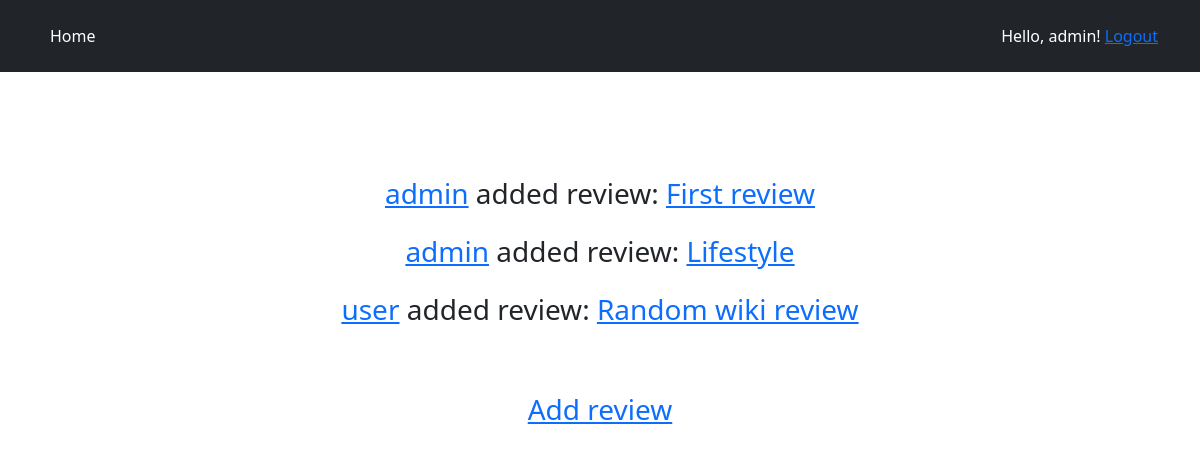
The app's page / (signed in) with its own data.
### main/models.py (models this page shows, shortened)
class Review(models.Model):
    genre = models.ForeignKey(Genre, on_delete=models.SET_NULL, null=True)
    author = models.ForeignKey(User, on_delete=models.CASCADE, related_name='author')
    fans = models.ManyToManyField(User, related_name='fans')
    text = models.TextField(max_length=1000)
    title = models.CharField(max_length=25)
    create_date = models.DateTimeField(default=datetime.now)
    slug = models.SlugField(max_length=25, unique=True)

### main/views.py (the view)
# urls.py: path('', views.home_page, name='home'),
@login_required(login_url='login')
def home_page(request):
    reviews = Review.objects.all()
    context = {'reviews': reviews}
    return render(request, 'main/index.html', context)

### main/templates/main/index.html (shortened to what this page needs)
{% extends 'main/base.html' %}
{% block header-right %}
    <span>Hello, {{request.user}}! </span>
    <span><a href="{% url 'logout' %}">Logout</a></span>
{% endblock %}
{% block content %}
    <div style="margin-top: 100px; font-size: 28px; text-align: center;">
        {% for review in reviews %}
            <p><a href="/{{review.author.id}}/">{{review.author}}</a> added review: <a href="/{{ review.slug }}/">{{review.title}}</a></p>
        {% endfor %}
        <br>
        <a href="{% url 'create' %}">Add review</a>
    </div>
{% endblock %}

### main/templates/main/base.html (shortened to what this page needs)
<!DOCTYPE html>
<html lang="en">
<head>
    <link rel="stylesheet" href="https://cdn.jsdelivr.net/npm/bootstrap@5.0.1/dist/css/bootstrap.min.css">
</head>
<body>
    <header class="p-3 bg-dark text-white">
      <div class="container">
        <div class="d-flex flex-wrap align-items-center justify-content-center justify-content-lg-start">
          <ul class="nav col-12 col-lg-auto me-lg-auto mb-2 justify-content-center mb-md-0">
            <li><a href="{% url 'home' %}" class="nav-link px-2 text-white">Home</a></li>
          </ul>
          <div class="text-end">
            {% block header-right %} {% endblock %}
          </div>
        </div>
      </div>
    </header>
    <div class="container">
      {% block content %} {% endblock %}
    </div>
</body>
</html>

### records on screen
Review: author "admin", title "First review"
Review: author "admin", title "Lifestyle"
Review: author "user", title "Random wiki review"

### other values on screen
{{ request.user }} "admin"
